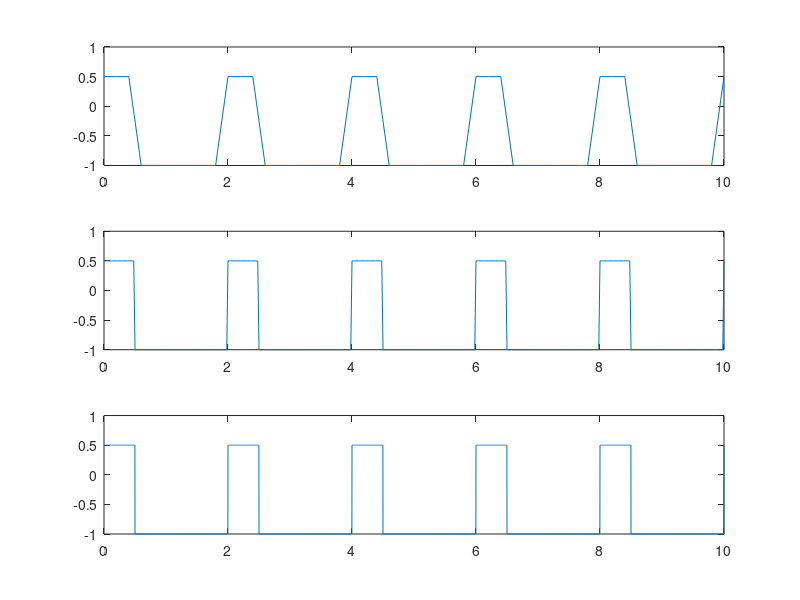

Source code (MATLAB):
T=10

%T0 e perioada si f0 e frecventa
T0=2;
f0=1/T0;
rez1=0.2;
rez2=0.02;
rez3=0.002;
% rez1 rez2 rez3 reprezinta rezolutiile si avem variabilele t1 t2 t3
% asociate fiecarei rezolutii- mai exact nr de puncte care apar in grafic
% pt exactitate
t1=0:0.2:T;
t2=0:0.02:T;
t3=0:0.002:T;
%facem un artificiu matematic intrucat vrem sa ajungem la datele din
%cerinta niv maxim 0.5 niv minim -1
sig1=-0.25 + 0.75*square(t1*2*pi*f0,25);
sig2=-0.25 + 0.75*square(t2*2*pi*f0,25);
sig3=-0.25 + 0.75*square(t3*2*pi*f0,25);
%folosim subplot si plot ca sa afisam cele 3 grafice la 3 rez diferite
subplot(3,1,1)
plot(t1,sig1)
subplot(3,1,2)
plot(t2,sig2)
subplot(3,1,3)
plot(t3,sig3)
